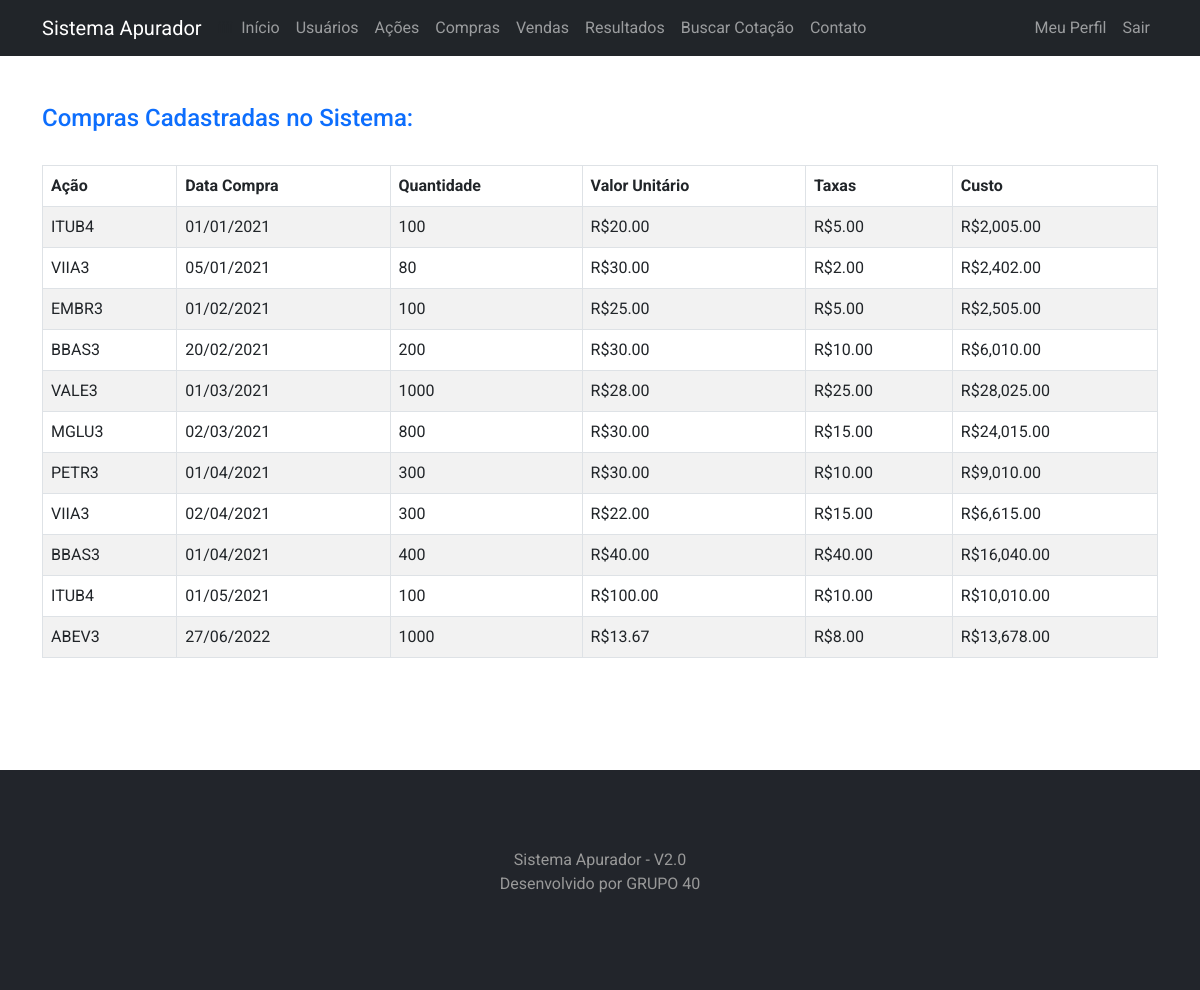
Page /compras/lista (signed in) on the committed database.
### app/models.py (models this page shows, shortened)
class Compras(database.Model):
    id = database.Column(database.Integer, primary_key=True, autoincrement=True)
    id_acao = database.Column(database.Integer, database.ForeignKey("acoes.id"), nullable=False)
    id_usuario = database.Column(database.Integer, database.ForeignKey('usuario.id'), nullable=False)
    data = database.Column(database.Integer, nullable=False)
    quantidade = database.Column(database.Integer, nullable=False)
    valor_unitario = database.Column(database.Numeric, nullable=False)
    total_taxas = database.Column(database.Numeric, nullable=False)
    custo = database.Column(database.Numeric, nullable=False)
    acao = database.relationship(
        "Acoes", foreign_keys=[id_acao], back_populates="compras"
    )

class Acoes(database.Model):
    id = database.Column(database.Integer, primary_key=True, autoincrement=True)
    nome = database.Column(database.String, nullable=False)
    ticker = database.Column(database.String, nullable=False, unique=True)
    compras = database.relationship(
        "Compras", foreign_keys="[Compras.id_acao]", back_populates="acao"
    )
    vendas = database.relationship(
        "Vendas", foreign_keys="[Vendas.id_acao]", back_populates="acao"
    )

### app/routes.py (the view)
@app.route('/compras/lista')
def compras_lista():
    compras = Compras.query.filter(Compras.id_usuario==current_user.id).order_by(Compras.id.asc())
    for compra in compras:
        compra.data = date.fromisoformat(compra.data)
        compra.data_formatada = compra.data.strftime('%d/%m/%Y')
        if (compra.valor_unitario is not None):
            compra.valor = "R${:,.2f}".format(compra.valor_unitario)
        else:
            compra.valor = ''
        if (compra.total_taxas is not None):
            compra.taxas = "R${:,.2f}".format(compra.total_taxas)
        else:
            compra.taxas = ''
        if (compra.custo is not None):
            compra.custo_formatado = "R${:,.2f}".format(compra.custo)
        else:
            compra.custo_formatado = ''
    return render_template('compraslista.html', compras=compras)

### app/models.py (called while the page is built)
@login_manager.user_loader
def load_usuario(id_usuario):
    return Usuario.query.get(int(id_usuario))

### app/templates/compraslista.html (shortened to what this page needs)
{% extends 'base.html' %}
{% block body %}
<div class="container">
    <h4 class="text-primary">Compras Cadastradas no Sistema:</h4> <br>
    <table class="table table-striped table-bordered table-condensed table-hover">
        <thead>
            <tr>
                <th>Ação</th>
                <th>Data Compra</th>
                <th>Quantidade</th>
                <th>Valor Unitário</th>
                <th>Taxas</th>
                <th>Custo</th>
            </tr>
        </thead>
        <tbody>
            {% for compra in compras %}
            <tr>
                <td>{{ compra.acao.ticker }}</td>
                <td>{{ compra.data_formatada }}</td>
                <td>{{ compra.quantidade }}</td>
                <td>{{ compra.valor }}</td>
                <td>{{ compra.taxas }}</td>
                <td>{{ compra.custo_formatado }}</td>
            </tr>
            {% endfor %}
        </tbody>
    </table>
</div>
{% endblock %}

### app/static/main.css (style rules this page uses)
body { font-family: 'Roboto', sans-serif; }

### rows in the picture
Compras: acao.ticker "ITUB4", data_formatada "01/01/2021", quantidade "100", valor "R$20.00", taxas "R$5.00", custo_formatado "R$2,005.00"
Compras: acao.ticker "VIIA3", data_formatada "05/01/2021", quantidade "80", valor "R$30.00", taxas "R$2.00", custo_formatado "R$2,402.00"
Compras: acao.ticker "EMBR3", data_formatada "01/02/2021", quantidade "100", valor "R$25.00", taxas "R$5.00", custo_formatado "R$2,505.00"
Compras: acao.ticker "BBAS3", data_formatada "20/02/2021", quantidade "200", valor "R$30.00", taxas "R$10.00", custo_formatado "R$6,010.00"
Compras: acao.ticker "VALE3", data_formatada "01/03/2021", quantidade "1000", valor "R$28.00", taxas "R$25.00", custo_formatado "R$28,025.00"
Compras: acao.ticker "MGLU3", data_formatada "02/03/2021", quantidade "800", valor "R$30.00", taxas "R$15.00", custo_formatado "R$24,015.00"
Compras: acao.ticker "PETR3", data_formatada "01/04/2021", quantidade "300", valor "R$30.00", taxas "R$10.00", custo_formatado "R$9,010.00"
Compras: acao.ticker "VIIA3", data_formatada "02/04/2021", quantidade "300", valor "R$22.00", taxas "R$15.00", custo_formatado "R$6,615.00"
Compras: acao.ticker "BBAS3", data_formatada "01/04/2021", quantidade "400", valor "R$40.00", taxas "R$40.00", custo_formatado "R$16,040.00"
Compras: acao.ticker "ITUB4", data_formatada "01/05/2021", quantidade "100", valor "R$100.00", taxas "R$10.00", custo_formatado "R$10,010.00"
Compras: acao.ticker "ABEV3", data_formatada "27/06/2022", quantidade "1000", valor "R$13.67", taxas "R$8.00", custo_formatado "R$13,678.00"
